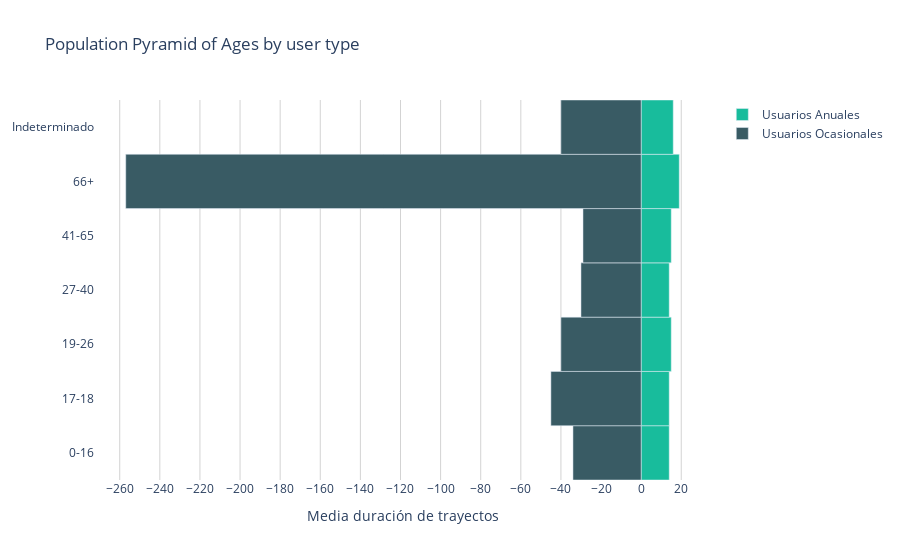

Here is the notebook cell this chart was saved with:
### Code cell
# traveltime ticks
traveltime_ticks = list(range(int(round(-max(max(ageRange_1["travel_time"]), max(ageRange_2["travel_time"])),-3)), int(round(max(max(ageRange_1["travel_time"]), max(ageRange_2["travel_time"])),-3)), 20))


# Creating instance of the figure
fig = go.Figure(go.Bar(y= ageRange_1.index, x = round(ageRange_1["travel_time"]/60), 
                     name = 'Usuarios Anuales', 
                     orientation = 'h',
                      marker_color = "#18bc9c"))

  
# Adding Male data to the figure
fig.add_trace((go.Bar(y= ageRange_2.index, x = round(ageRange_2["travel_time"]*-1/60), 
                     name = 'Usuarios Ocasionales', 
                     orientation = 'h',
                     marker_color = "#395B64")))
  
# Updating the layout for our graph
fig.update_layout(title = 'Population Pyramid of Ages by user type',
                  plot_bgcolor='rgba(0,0,0,0)',
                 barmode='relative',
                bargap = 0.0, bargroupgap = 0,
                xaxis = dict(tickvals = traveltime_ticks,    
                title = 'Media duración de trayectos',
                title_font_size = 14),
                  yaxis = dict(ticktext =["Indeterminado","0-16","17-18", "19-26", "27-40", "41-65", "66+"])
                 )
fig.update_xaxes(gridcolor="lightgrey")
  
fig.show()

### Figure 1 — Plotly figure (JSON) as saved in the notebook; plotly's stock layout.template omitted (floating-point values rounded to 4 significant figures; data arrays with more than 128 entries replaced by an {"elided": "..."} marker saying what was removed)
{"data": [{"marker": {"color": "#18bc9c"}, "name": "Usuarios Anuales", "orientation": "h", "type": "bar", "x": [14, 14, 15, 14, 15, 19, 16], "y": ["0-16", "17-18", "19-26", "27-40", "41-65", "66+", "Indeterminado"]}, {"marker": {"color": "#395B64"}, "name": "Usuarios Ocasionales", "orientation": "h", "type": "bar", "x": [-34, -45, -40, -30, -29, -257, -40], "y": ["0-16", "17-18", "19-26", "27-40", "41-65", "66+", "Indeterminado"]}], "layout": {"bargap": 0, "bargroupgap": 0, "barmode": "relative", "plot_bgcolor": "rgba(0,0,0,0)", "title": {"text": "Population Pyramid of Ages by user type"}, "xaxis": {"gridcolor": "lightgrey", "tickvals": {"elided": "1500 int values"}, "title": {"font": {"size": 14}, "text": "Media duración de trayectos"}}, "yaxis": {"ticktext": ["Indeterminado", "0-16", "17-18", "19-26", "27-40", "41-65", "66+"]}}}
